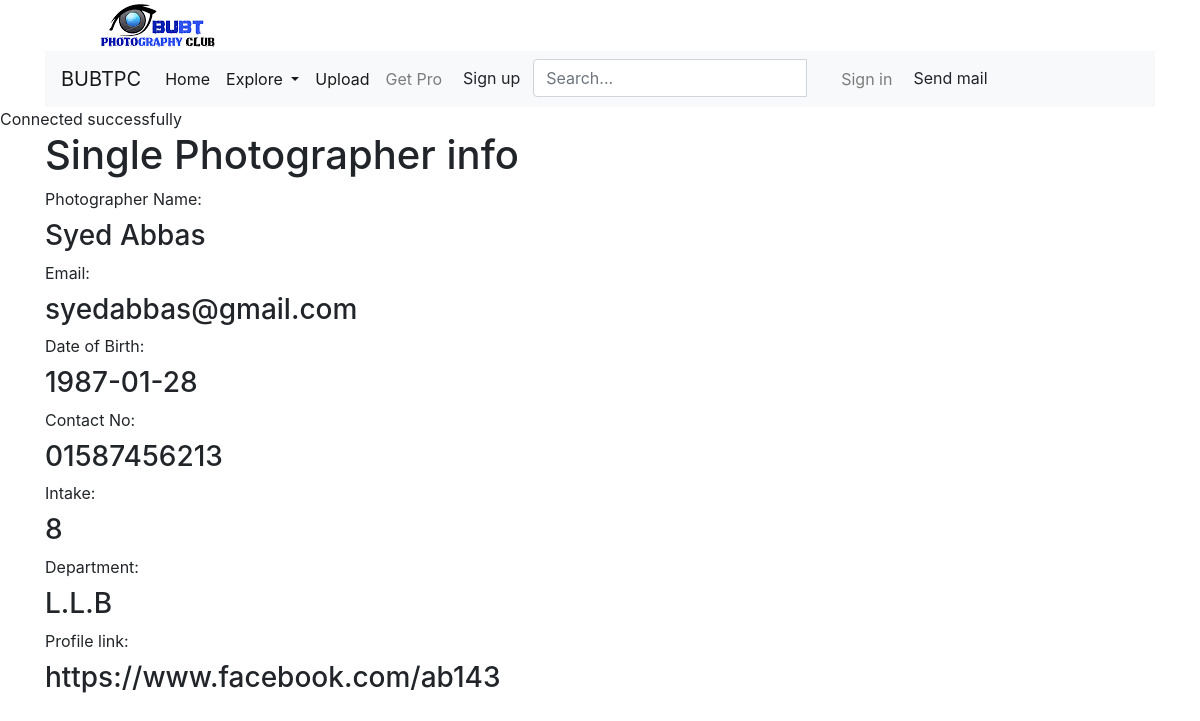
Page /show.php?s_id=3 on the committed database.
### tables this page shows
CREATE TABLE `reg` (
  `s_id` int(11) NOT NULL,
  `username` varchar(255) DEFAULT NULL,
  `email` varchar(255) DEFAULT NULL,
  `password` varchar(11) DEFAULT NULL,
  `dob` varchar(255) DEFAULT NULL,
  `contact` varchar(255) DEFAULT NULL,
  `intake` int(20) DEFAULT NULL,
  `dept` varchar(255) DEFAULT NULL,
  `profile_link` varchar(255) DEFAULT NULL
);

### show.php (the view)
<?php include('partials/header.php'); ?>
<?php include('partials/topnav.php'); ?>
<?php include('partials/navbar.php'); ?>
<?php include("myPhp/connect.php") ?>
<?php
$s_id = $_REQUEST["s_id"];
$sql = "SELECT * FROM reg WHERE s_id=".$s_id;
$result = $conn->query($sql);
$row = $result->fetch_assoc();
 ?>
<section>
	<div class="container">
		<h1>Single Photographer info</h1>
		<label>Photographer Name:</label>
		<h3> <?php echo $row["username"]; ?> </h3>
		<label>Email:</label>
		<h3> <?php echo $row["email"]; ?> </h3>
		<label>Date of Birth:</label>
		<h3> <?php echo $row["dob"]; ?> </h3>
		<label>Contact No:</label>
		<h3> <?php echo $row["contact"]; ?> </h3>
		<label>Intake:</label>
		<h3> <?php echo $row["intake"]; ?> </h3>
		<label>Department:</label>
		<h3> <?php echo $row["dept"]; ?> </h3>
		<label>Profile link:</label>
		<h3> <?php echo $row["profile_link"]; ?> </h3>
	</div>
</section>
<?php include('partials/footer.php'); ?>

### rows in the picture
reg: username "Syed Abbas", email "syedabbas@gmail.com", dob "1987-01-28", contact "01587456213", intake "8", dept "L.L.B", profile_link "https://www.facebook.com/ab143"
